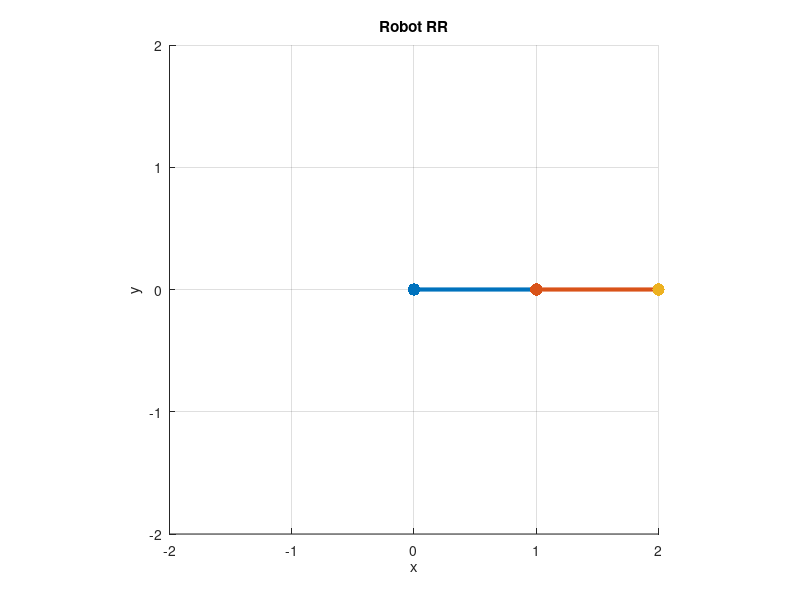

The MATLAB script that drew this image:
% Parametri del robot
l1 = 1;   % lunghezza primo link
l2 = 1;   % lunghezza secondo link

% Inserisci qui le tue q
q1 = 0;      % rad
q2 = 0;      % rad

% Cinematica diretta
O  = [0 0];
P1 = [l1*cos(q1),               l1*sin(q1)];
P2 = [l1*cos(q1)+l2*cos(q1+q2), l1*sin(q1)+l2*sin(q1+q2)];

% Plot del robot
figure; hold on; grid on; axis equal;

% Disegno dei link
plot([O(1) P1(1)], [O(2) P1(2)], 'LineWidth', 3);
plot([P1(1) P2(1)], [P1(2) P2(2)], 'LineWidth', 3);

% Giunti
scatter(O(1),  O(2),  80, 'filled');
scatter(P1(1), P1(2), 80, 'filled');
scatter(P2(1), P2(2), 80, 'filled');

title('Robot RR');
xlabel('x'); ylabel('y');

% Limiti del grafico
xlim([-l1-l2, l1+l2]);
ylim([-l1-l2, l1+l2]);
